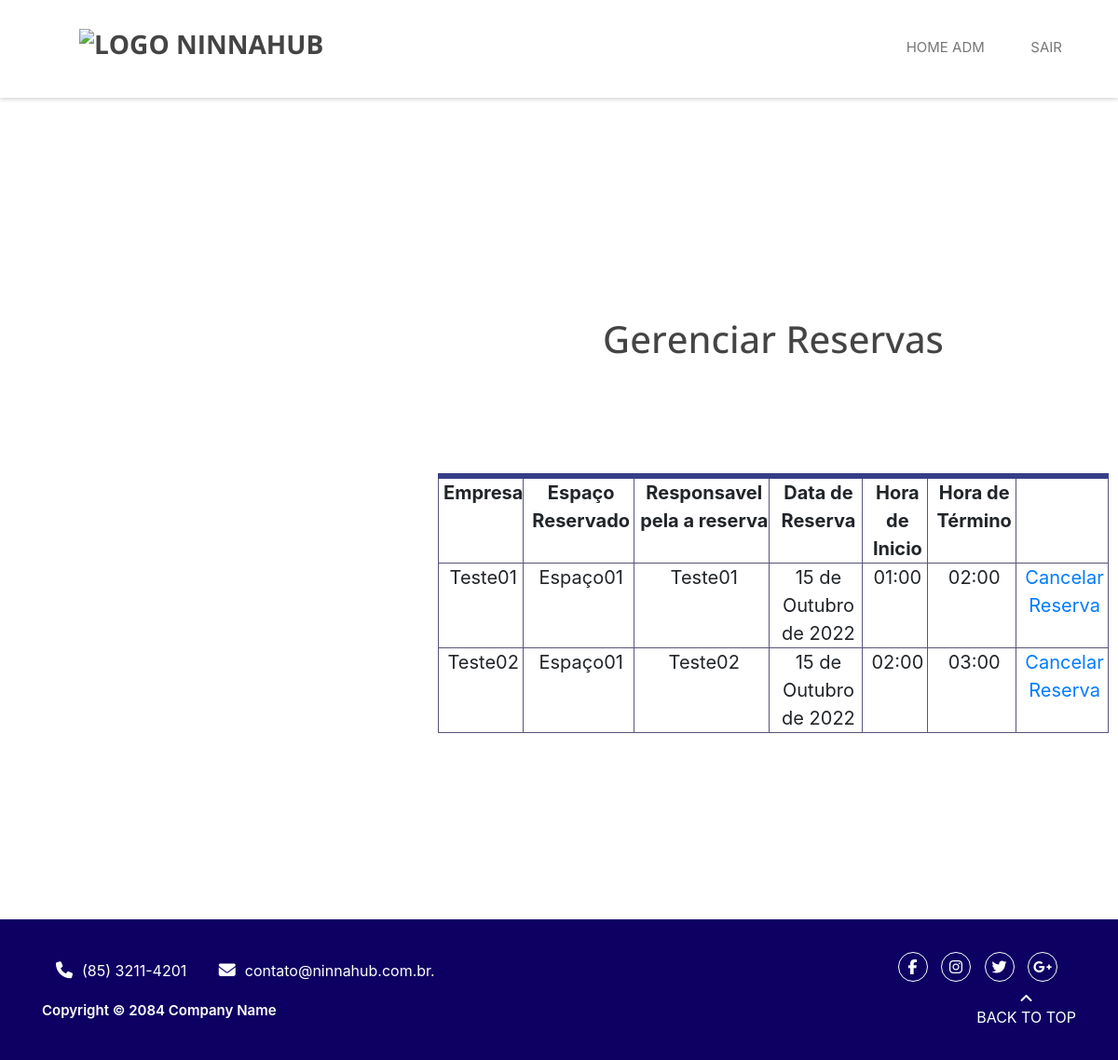
The page /adm/gerenciar_reserva/ (signed in) on the database as committed earlier.
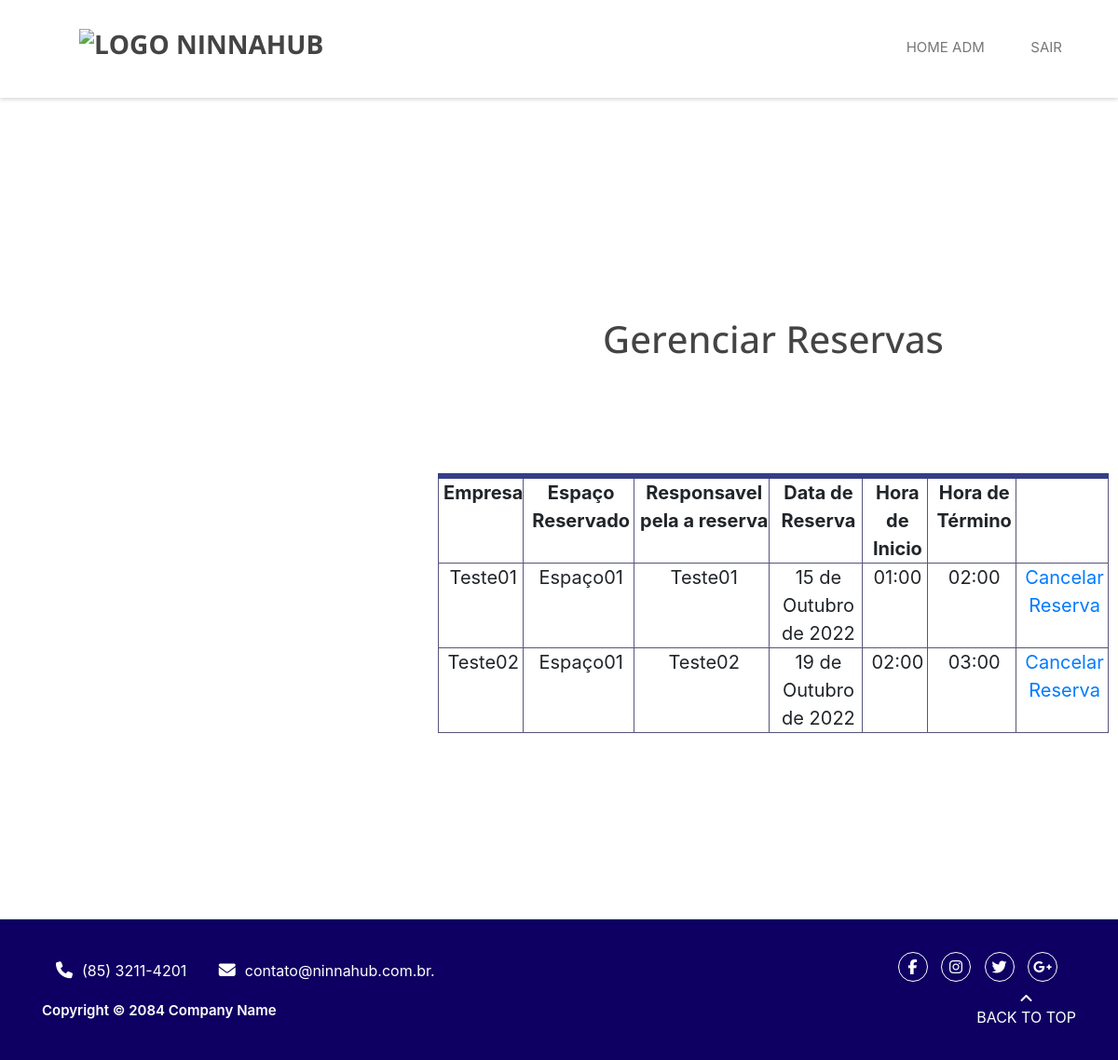
The same page on the database as committed later.
### reserva/models.py (models this page shows, shortened)
class Registro(models.Model):
    MANTENEDOR_CHOICES = (
        ('Mantenedor', 'Mantenedor'),
        ('Residente Startup', 'Residente Startup'),
        ('Time Operacional', 'Time Operacional'),
    )
    EVENTO_CHOICES = (
        ('Espaço01', 'Espaço01'),
        ('Espaço02', 'Espaço02'),
        ('Espaço03', 'Espaço03'),
    )
    agente = models.CharField(max_length=30)
    mantenedor = models.CharField(max_length=30, choices=MANTENEDOR_CHOICES)
    empresa = models.CharField(max_length=30)
    email = models.EmailField(max_length=254)
    telefone = models.CharField(max_length=30)
    cpf = CPFField('cpf')
    cnpj = CNPJField('CNPJ')
    nome_evento = models.CharField(max_length=300)
    descricao = models.TextField(max_length=1000)
    lista_participantes = models.FileField(upload_to='lista_participantes/%Y/%m/%d/', blank=True)
    espacos = models.CharField(max_length=30, choices=EVENTO_CHOICES, default='Espaço01')
    data_reserva = models.DateField()
    hora_inicio = models.TimeField()
    hora_fim = models.TimeField()
    confirmacao_email = models.BooleanField(default=False)

### administrador/views.py (the view)
# urls.py: path('gerenciar_reserva/', views.gerenciar_reserva, name='gerenciar_reserva'),
@login_required(login_url='/adm/login')
def gerenciar_reserva(request):
    registro = {'registro': Registro.objects.all()}
    return render(request, 'gerenciar_reserva.html', registro)

### administrador/templates/gerenciar_reserva.html (shortened to what this page needs)
{% extends 'base.html' %}
{% load static %}
{% block 'body' %}
{% include 'partials/_navbar-adm.html' %}
<main>
    <h1 class="h1-gerenciar">Gerenciar Reservas</h1>
    <table>
        <tr>
            <th>Empresa</th>
            <th>Espaço Reservado</th>
            <th>Responsavel pela a reserva</th>
            <th>Data de Reserva</th>
            <th>Hora de Inicio</th>
            <th>Hora de Término</th>
            <th></th>
        </tr>
        {%for registro in registro %}
        <tr>
            <td>{{registro.empresa}}</td>
            <td>{{registro.espacos}}</td>
            <td>{{registro.agente}}</td>
            <td>{{registro.data_reserva}}</td>
            <td>{{registro.hora_inicio}}</td>
            <td>{{registro.hora_fim}}</td>
            <td><a href="">Cancelar Reserva</a></td>
        </tr>
        {%endfor%}
    </table>
</main>
   {% include 'partials/_footer.html' %}
{% endblock %}

### templates/base.html (shortened to what this page needs)
{% load static %}
<!DOCTYPE html>
<html lang="pt-br">
<head>
    <link href="{% static 'reserva/bootstrap/css/bootstrap.css' %}" rel="stylesheet" media="screen">
    <link rel="stylesheet" href="{% static 'reserva/css/misc.css' %}">
    <link rel="stylesheet" href="{% static 'reserva/css/animate.css' %}">
    <link rel="stylesheet" href="{% static 'reserva/css/main.css' %}">
    <link rel="stylesheet" href="{% static 'reserva/css/gerenciar-usuario.css'%}">
    <link rel="stylesheet" href="{% static 'reserva/css/base.css'%}">
    <link rel="stylesheet" href="{% static 'reserva/css/style.css'%}">
    <link rel="stylesheet" href="{% static 'reserva/css/descrição.css'%}">
    <link rel="stylesheet" href="{% static 'reserva/css/gerenciar-reserva.css'%}">
    <link rel="stylesheet" href="http://use.fontawesome.com/releases/v5.7.2/css/all.css">
    <link rel="stylesheet" href="{% static 'reserva/bootstrap/css/bootstrap.min.css'%}">
    <link rel="stylesheet" href="{% static 'reserva/css/login.css'%}">
    <link rel="stylesheet" href="{% static 'reserva/css/font-awesome.min.css'%}">
    <link rel="stylesheet" href="{% static 'reserva/css/admin.css'%}">
    <link rel="stylesheet" href="{% static 'reserva/css/chamado.css'%}">
    <link rel="stylesheet" href="{% static 'reserva/css/check.css'%}"/>
</head>
<body>
    {% block 'body' %}{% endblock %}
</body>
</html>

### administrador/templates/partials/_navbar-adm.html (shortened to what this page needs)
{%load static%}
<div id="home">
    <div class="site-header">
        <div class="main-header">
            <div class="container">
                <div class="row">
                    <div class="col-md-4 col-sm-4 col-xs-6">
                        <div class="logo">
                            <h1><a href="{% url 'home' %}" title="NINNA-HUB"><img src="{% static 'reserva/images/logo-nina.png' %}" alt="Logo NinnaHub" width="30%"></a></h1>
                        </div>
                    </div>
                    <div class="col-md-8 col-sm-8 col-xs-6">
                        <div class="menu text-right d-none d-md-block">
                            <ul>
                                <li><a href="{% url 'administrador' %}" class="external">Home ADM</a></li>
                                <li><a href="{% url 'login' %}" class="external">Sair</a></li>
                            </ul>
                        </div>
                    </div>
                </div>
            </div>
        </div>
    </div>
</div>

### administrador/templates/partials/_footer.html
<div class="site-footer">
    <div class="container">
        <div class="top-header">
            <div class="container">
                <div class="row">
                    <div class="col-md-6 col-sm-6">
                        <div class="left-header">
                            <span><i class="fa fa-phone"></i>(85) 3211-4201</span>
                            <span><i class="fa fa-envelope"></i>contato@ninnahub.com.br.</span>
                        </div>
                    </div>
                    <div class="col-md-6 col-sm-6">
                        <div class="right-header text-right">
                            <ul class="social-icons">
                                <li><a href="#" class="fa fa-facebook"></a></li>
                                <li><a href="#" class="fa fa-instagram"></a></li>
                                <li><a href="#" class="fa fa-twitter"></a></li>
                                <li><a href="#" class="fa fa-google-plus"></a></li>
                            </ul>
                        </div>
                    </div>
                </div>
            </div>
        </div>
        <div class="row">
            <div class="col-md-8 col-sm-8 col-xs-12">
                <p>Copyright &copy; 2084 Company Name</p>
            </div>
            <div class="col-md-4 col-sm-4 col-xs-12">
                <div class="go-top">
                    <a href="#" id="go-top">
                        <i class="fa fa-angle-up"></i>
                        Back to Top
                    </a>
                </div>
            </div>
        </div>
    </div>
</div>

### templates/static/reserva/css/main.css (style rules this page uses)
html, body, div, span, applet, object, iframe, h1, h2, h3, h4, h5, h6, p, blockquote, pre, a, abbr, acronym, address, big, cite, code, del, dfn, em, ins, kbd, q, s, samp, small, strike, strong, sub, sup, tt, var, b, u, i, center, dl, dt, dd, ol, ul, li, fieldset, form, label, legend, table, caption, tbody, tfoot, thead, tr, th, td, article, aside, canvas, details, embed, figure, figcaption, footer, header, hgroup, menu, nav, output, ruby, section, summary, time, mark, audio, video { margin: 0; padding: 0; border: 0; font-size: 100%; font: inherit; vertical-align: baseline; }
html,body { width: 100%; overflow-x: hidden; }
.row { margin-left:-85px; margin-right: -85px ; }
body { line-height: 1; }
ol, ul { list-style: none; }
table { border-collapse: collapse; border-spacing: 0; }
body { font: 13px/23px "Open Sans", sans-serif; -webkit-font-smoothing: antialiased; word-wrap: break-word; color: #777777; }
a { -webkit-transition: all 0.2s ease-in-out; -moz-transition: all 0.2s ease-in-out; -ms-transition: all 0.2s ease-in-out; -o-transition: all 0.2s ease-in-out; transition: all 0.2s ease-in-out; }
h1, h2, h3, h4, h5, h6 { font-family: "Open Sans", sans-serif; color: #444444; }
.top-header .right-header ul.social-icons, .main-header .menu ul { padding: 0; margin: 0; list-style: none; }
.top-header { background: #0e0062; color: white; padding: 10px 0; }
.top-header .left-header span { display: inline-block; margin: 8px 30px 0 0; }
.top-header .left-header span i { margin-right: 10px; font-size: 18px; }
.top-header .right-header ul.social-icons li { display: inline-block; }
.top-header .right-header ul.social-icons li a { color: white; width: 32px; height: 32px; text-align: center; line-height: 30px; border: 1px solid white; -webkit-border-radius: 16px; border-radius: 16px; margin: 0 5px; }
.main-header { position: fixed; width: 100%; z-index: 9999; padding: 30px 0; background: white; -webkit-box-shadow: 0 2px 4px rgba(1, 1, 1, 0.15) ; -moz-box-shadow: 0 2px 4px rgba(1, 1, 1, 0.15) ; box-shadow: 0 2px 4px rgba(1, 1, 1, 0.15) ; -webkit-transition: all 0.4s ease-in-out; -moz-transition: all 0.4s ease-in-out; -ms-transition: all 0.4s ease-in-out; -o-transition: all 0.4s ease-in-out; transition: all 0.4s ease-in-out; }
.main-header .logo { margin-top: 0px; padding-left: 40px; }
.main-header .logo h1 { font-size: 28px; font-weight: 700; text-transform: uppercase; }
.main-header .logo h1 a { color: #444444; }
.main-header .menu { margin-top: 10px; }
.main-header .menu ul li { display: inline-block; margin-left: 15px; }
.main-header .menu ul li a { text-transform: uppercase; color: #777777; font-size: 15px; padding: 8px 15px; -webkit-border-radius: 3px; border-radius: 3px; }
.site-footer { margin-top: 100px; background-color: #0e0062; color: white; padding: 40px; padding-left: 40px ; padding-right: 40px ; width: 100%; }
.site-footer p { margin-top: 10px; }
.site-footer a { color: white; text-align: center; display: block; }
.site-footer .go-top { float: right; text-transform: uppercase; }
.site-footer .go-top i { display: block; }

### templates/static/reserva/css/gerenciar-usuario.css (style rules this page uses)
main { margin-top: 180px; margin-bottom: 90px; }

### templates/static/reserva/css/base.css (style rules this page uses)
:root { --branco: #FFF; --cinza: #808080; --azul-ninna: #00257A; --azul-escuro-ninna: #001c5c; --verde-ninna: #57B952; --branco-ninna: #ECEDEE; --preto-ninna: #000; --fonte-ninna: 'Poppins', sans-serif; }

### templates/static/reserva/css/descrição.css (style rules this page uses)
main { margin-top: 200px; }
p { font-size: 14px; line-height: 1.50; }

### templates/static/reserva/css/gerenciar-reserva.css (style rules this page uses)
table { margin-top: 90px; margin-bottom: 200px; margin-left: 70px; width: 90%; border-top: 6px solid rgb(53,62,135); border-left:1px solid #57557A ; border-right:1px solid #57557A ; border-bottom:1px solid #57557A ; border-radius: 10px; border-collapse: separate; padding: 5px; font-size: 20px; }
tr , th { border: 1px solid #57557A; border-radius: 5px; padding-left: 5px; text-align: center; }
th { font-weight: bold; }
td { border: 1px #57557A solid; border-radius: 5px; padding-left: 5px; }
.h1-gerenciar { padding-top: 170px; text-align: center; }

### templates/static/reserva/css/login.css (style rules this page uses)
p { font-weight: 600; font-size: 15px; }
.site-footer { margin-top: 10px; }

### templates/static/reserva/css/chamado.css (style rules this page uses)
main { margin-top: 170px; margin-left: 400px; margin-bottom: 50px; }
main h1 { padding-left: 60px; padding-bottom: 30px; }

### templates/static/reserva/css/check.css (style rules this page uses)
* { margin: 0; padding: 0; }
a { text-decoration: none; }

Rows that differ between the two databases and show on the page:
changed Registro "Teste02": data_reserva "15 de Outubro de 2022" → "19 de Outubro de 2022"
